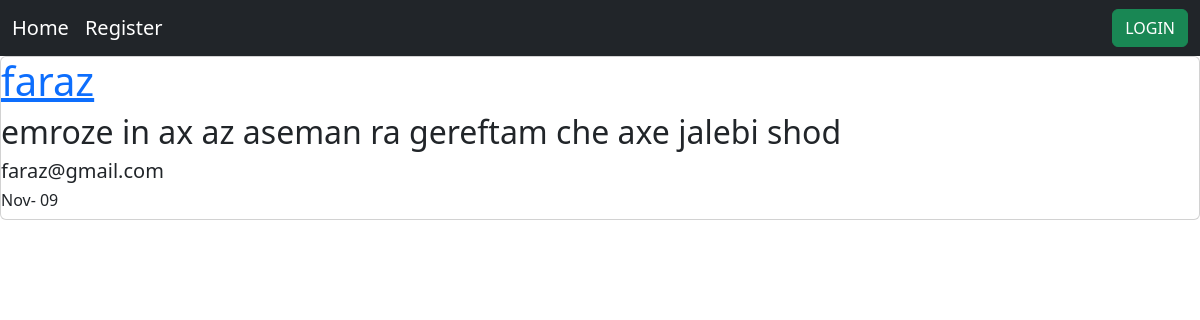
/post/6/emroze-in-ax-az-aseman-ra-gere/, run on the app's committed database.
### home/models.py (models this page shows, shortened)
class Post(models.Model):
    user = models.ForeignKey(User, on_delete=models.CASCADE)
    body = models.TextField()
    slug = models.SlugField()
    created = models.DateTimeField(auto_now_add=True)
    update = models.DateTimeField(auto_now=True)

### home/views.py (the view)
# urls.py: path('post/<int:post_id>/<slug:post_slug>/', views.PostDetailView.as_view(), name='post_detail'),
class PostDetailView(View):
    def get(self, request, post_id, post_slug):
        post_detail = Post.objects.get(pk=post_id, slug=post_slug)
        return render(request, 'home/post_detail.html', {'details': post_detail})

### home/templates/home/post_detail.html (shortened to what this page needs)
{% extends 'base.html' %}
{% block content %}
<div class="card">
    <h1><a href="{% url 'accounts:profile_user' details.user.id %}" > {{ details.user }}</a></h1>
    <h2> {{ details.body }}</h2>
    <h5>{{ details.user.email }}</h5>
    <h6>{{ details.created|date:"M- d"}}</h6>
</div>
{% endblock %}

### data on the page
Post: user "faraz", body "emroze in ax az aseman ra gereftam che axe jalebi shod", user.email "faraz@gmail.com", created "Nov- 09"
